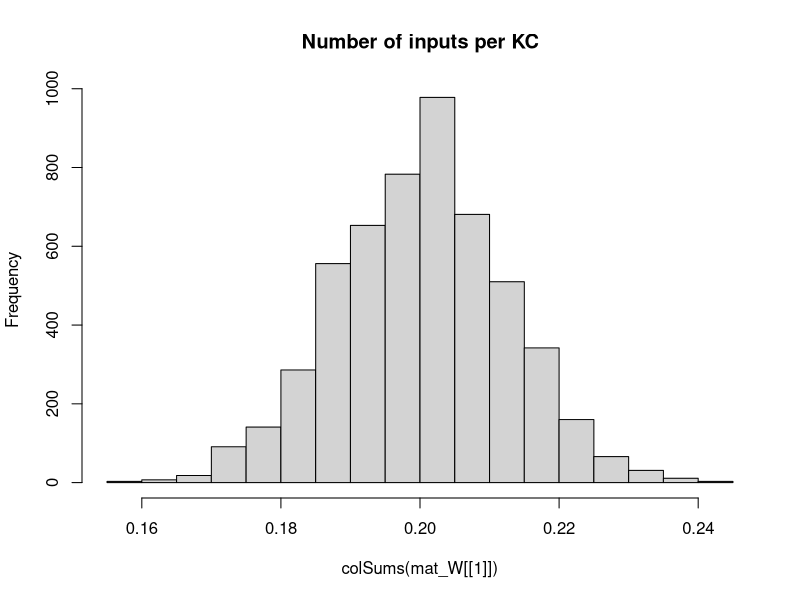

This chart was generated by the following R code: (Note: this script raises an error after producing the figure.)
## Development Code for Willsaw NN image recognition of zfish larva
## KL 2021
## I will implement a MB random kernel NN as in my Ant Navigation paper 
## This Files Trains the weights of  2 Layer Net : Random Expansion Feature Layer (Random Kernel Trick) -> Perceptron Output neuron 
## The connections in L1 Random Sparse Net are data independent, while L2 wights are trained via +ve larva head template samples to filter patterns that look like larva
## The input images are labeled as Fish and non fish according to the folder they are placed.
# Output is saved as pgm images which are then loaded by tracker software so as to implemend the simple classifier net implemended here 
  
library("pixmap")
library("yaml")


## Initialiaze the random Weight vector of an L1 (KC) neuron  
init_random_W <- function(m,p){
  # Draw random Number N of Sampled Inputs From Binomial
  n <- rbinom(1,NROW(m),p)
  ## Set N random synapses as inputs to KC
  idx <- sample(1:NROW(m),n)
  
  m[idx] <- 1/NROW(m)
  return (m)
}

## Sigmoid//logistic Transfer Function
N_transfer <- function(activation)
{
  return (1/(1+exp(-activation)))
}


## Derivative Sigmoid/logistic Transfer Function
N_transfer_D <- function(activation)
{
  return (N_transfer(activation)*(1-N_transfer(activation)) )
}

N_activation <- function(X,W,B)
{
  ## If more Than Half input units (based on Avg inputs) is active - then activate KC
 
 #  if ( sum(X) > KC_THRES )
#    return (1)
 # else
  ## Bias is just another W attached to a fixed Input 1
    return (X%*%W + B)
}

## Copies A Smaller Matrix To the Middle of a larger one - (Pasting Image on larger canvas)
matrix_paste <- function(src,target)
{
  x_offset <- round((ncol(target)- ncol(src))/2 )
  y_offset <- round((nrow(target)- nrow(src))/2 )
  target[ (1+y_offset):(y_offset+nrow(src)),(1+x_offset):(x_offset+ncol(src))] <-src
  return(target)
}


sparse_binarize <- function(X,INPUT_SPARSENESS)
{
  ## Binarize Input Image / Set Sparsensess ##
  pxsparse = 1.0
  thres_bin = mean(X)
  max_iter = 100
  
  while (pxsparse > INPUT_SPARSENESS & max_iter > 0)
  {
    X_bin <-  as.numeric(X > thres_bin)
    pxsparse <- sum(as.numeric(X_bin[X_bin > 0]))/length(X_bin)
    thres_bin = thres_bin + 0.01;
    max_iter = max_iter + 1
  }
  
  
  message("Input Sparseness:",pxsparse)
  
  return(X_bin)
}



### EXPORT MAtrix to YAML for OPENCV##
matrixToYamlForOpenCV <- function(mat)
{
  strHeader <- "!!opencv-matrix
        rows: %d
        cols: %d
        dt: f
        data: ["
  
  strHeader <- sprintf(strHeader,nrow(mat),ncol(mat))
  strData = ""
  lineWidth = 100#min(100,length(mat))
  ##Long Strings Need to be broken by New Lines otherwise OPENCV FIle Storage FAils 
  if (length(mat) > lineWidth){
    fcon<- tempfile("matrixYaml")

  
    for (i in 1:lineWidth:length(mat) ){
      write(mat, file = fcon,ncolumns = 100, append = TRUE, sep = ",")
      write("\n",file = fcon)
  }
      #strData = paste0(strData,"\n", toString(mat[i:min(i+lineWidth,length(mat))],width=0))
  }else
    strData = toString(mat)
  strRet=  paste0(strHeader,strData,"]\n") 
  
  
  return(strRet)
}

## Process 2 Layer Network - Return Last Node Output produced for each input image
## Note : Input Layer Is Simplified - No activation function needed or Bias - Input image intentities are taken as activations
## Target_output is vector of desired output for each output Neuron these I chose to be L2_1=1 (Fish) L2_2=1 (Non Fish)
net_proc_images <- function(input_list,mat_W,Layer_Bias,learningRate = 0.0)  
{

  L_X     <- list() ## Output Of Layer k
  L_A     <- list() ## Activation of  Layer k
  L_delta <- list()  ## Delta is the "cost attributable to (the value of) that node". 
  L2_out <- list()
 
  Target_output = c(1,0)  
  fileidx <- 0
  outError = 0 #'Mean Sq Error Of File Batch'
  ## TRAIN /TEST ##
  img_list <- input_list[,1]
  label_list <-cbind.data.frame(F=(input_list[,2]),NF=(input_list[,3]) )##Target output/labels
  
  ## Matrix Of  image Input Vectors  
  mat_X = matrix(0,ncol=nrow(mat_W[[1]]),nrow=length(img_list) )
  
  for (in_img in img_list)
  {
    fileidx= fileidx + 1
    
    imgT <- read.pnm(as.character(in_img) )
    mat_img <- getChannels(imgT)
    X <- as.vector(mat_img)
    ### Add Fixed input 1 - To operate As Adjustable Bias for each input   
    ##X[length(X)] <- 1 # c(as.vector(mat_img),1)
    
    ##message(in_img," Input Dim:", dim(mat_img)[1],"x",dim(mat_img)[2],"=",dim(mat_img)[2]*dim(mat_img)[1])
    
    if (length(X) > n_top_px)
    {
      warning("input sample too big - skipping")
      next
    }
    
    ## If Loaded image is Smaller than INput - Then Resize (paste into) larger Matrix to fit
    if (length(X) < n_top_px)
    {
      ##message("input sample Smaller than Canvas - pasting")
      mat_t <- matrix(0,nrow=img_dim[1],ncol=img_dim[2])
      mat_img <- matrix_paste(mat_img,mat_t)
      ##message("Converted  Dim:", dim(mat_img)[1],"x",dim(mat_img)[2],"=",dim(mat_img)[2]*dim(mat_img)[1])
    }

        ##mypic = new("pixmapGrey", size=dim(mat_img),grey = mat_img);plot(mypic)
    ## Convert to Col Vector
    X <- as.vector(mat_img)
    dim(X) <- c(1,length(X)) ## Make into Row Vector
    if (length(X) > n_top_px)
    {
      warning(in_img,"Image Too large. Skipping")
      next
    }
    
   stopifnot(length(mat_X[fileidx,]) ==length(X) ) 
   mat_X[fileidx,] <- X # Save In Vector to MAtrix
    

    ##Input Layer Is Simplified - No activation function needed or Bias - Input image intentities are taken as activations
    ##Activation 
    L_A[[1]] <- X
    L_X[[1]] <- N_transfer(X)
    ## Due to R hell with numbers ecoming Factors I need to do this tricl
    mat_Y <- cbind( as.numeric(levels(label_list$F)[as.numeric(label_list$F)]),
           as.numeric(levels(label_list$F)[as.numeric(label_list$NF)]) )
    
    Target_output <-mat_Y[fileidx,] 
      ### 

    ## Forward Propagation ## 
    for (i in 2:(N_Layers+1) )
    {
      L_A[[i]] <- N_activation(L_X[[i-1]], mat_W[[i-1]], Layer_Bias[[i-1]]) ## v_Layer_Bias[i]  
      L_X[[i]] <- N_transfer(L_A[[i]])
    }
    
    outError = outError + sum( ( Target_output - L_X[[i]] ) )
    
    #hist(mat_W[[l-1]],main="before")
    ## Note Indexes L_X and mat/biases are off by one because LX_1 is considerened an input layer, while neural layer is l=2
    ## Back Propagation ##
    for (l in (N_Layers):1 )
    {
      ##On Output Layer
      if (l == (N_Layers))
      {
        ## Element Wise Product (hadamart Product)
        L_delta[[l]] <- ((N_transfer_D(L_X[[l+1]])) * (L_X[[l+1]] - Target_output)) ##*N_transfer_D(L_X[[l]])
      }else{
        #L_delta[[l]] <- L_delta[[l+1]] %*% t(mat_W[[l]])*N_transfer_D(L_X[[l]])
        L_delta[[l]] <-   (L_delta[[l+1]]) %*% t(mat_W[[l+1]]) *N_transfer_D(L_X[[l+1]]) ## %*% t(N_transfer_D(L_X[[l-1]]) )
      }
      
        dE <- t(L_A[[l]]) %*% (L_delta[[l]])  
        dW <- learningRate*dE 
        ##Add average change over batch samples
        mat_W[[l]] <- mat_W[[l]] -  dW ##length(img_list)
        Layer_Bias[[l]] <- Layer_Bias[[l]] - (L_delta[[l]])  
    }
     
    #hist(Layer_Bias[[1]])
     
   #hist(mat_W[[1]],main="After")
  
    #hist( KC_out_act[1,])
    ## Calc Layer 1 output based on Activation Threshold Funciton for Units
    #KC_output <- apply(KC_out_act, 2, N_transfer)
    #dim(KC_output) <-c(1,length(KC_output)) ## Make into Row Vector
    
    ## Learn Positive Samples - Simple Perceptron Learning Rule - Over an augmented input X which is projected To High dim via sparse random matrix in L1##
    ## Take Active L1 outputs And Set L2 Input synapses of Output Neuron to High
    # Continuous output /
    #L2_Neurons_out <<- (as.numeric(( KC_output %*%  W_L2)/N_KC))
    # Weight Gradient -
    #DW <- t(KC_output)%*% (Target_output - L2_Neurons_out)/2
    #W_L2 <<-  W_L2 + learningRate*DW ## Update Weight Vector 
    
    
    ##W_L2[W_L2 < 1] <<- 1 ##Cap To Limit Values - Saturation Of Synapses
    ##W_L2[,outNeuronIdx][W_L2< -1] <<- -1
    
    #stopifnot(ncol(KC_output) == nrow(W_L2))
    ## Calc Output Neuron - Perceptron 
    ## FWD PROP CAlc MSQE - Fwd Propagate Entire Input Matrix 
    ## Forward Propagation ## 
    L1 <- N_transfer(N_activation(mat_X, mat_W[[1]], matrix(rep(Layer_Bias[[1]],nrow(mat_X)),nrow=nrow(mat_X) ))) ## v_Layer_Bias[i]  
    L2 <-  N_transfer(N_activation(L1,mat_W[[2]] , matrix(rep(Layer_Bias[[2]],nrow(mat_X)),nrow=nrow(mat_X) ) )  )
    MSQError =  sum((mat_Y - L2)^2)/nrow(mat_X)
    
    
    L2_out[[fileidx]] <- list(Err=sum((Target_output - L2)),
                              MSERR=MSQError,
                              L2_F=L2[1],
                              L2_NF=L2[2],
                              KC_active = sum(L1[fileidx,][L1[fileidx,]>0.5]),
                              KC_total = length(L1[fileidx,]),
                             # input_sparse= pxsparse,
                              file=in_img
    )
    
   
    
    message("MSQERR:",MSQError,"  ",L_X[[3]][1],"-",L_X[[3]][2]," ERR: ", L2_out[[fileidx]]$Err ," ",in_img)
    
    ##message("Recognition Output for Img ",in_img," is F:",L_X[[3]][1]," non-F:",L_X[[3]][2]," Active KC:",L2_out[[fileidx]]$KC_active/N_KC )
    dim(X) = dim(mat_img)
    
 
    #image(X_bin)
    #title(main = paste(in_img,strRes," R:",L2_Neurons_out[1]-L2_Neurons_out[2]), font.main = 4)
  }
  
  lout <- list(X=mat_X,
               W=mat_W,
               B=Layer_Bias,
               out=data.frame( do.call(rbind,L2_out ) ))
 
  MSQError =  sum((mat_Y - L2)^2)/nrow(mat_X)
  
  return(lout  )
}


img_dim <- c(38,28)
N_Layers <- 2

n_top_px <- img_dim[2]*img_dim[1]
N_KC = n_top_px*5 ## Number of Kenyon Cells (Input layer High Dim Coding)
N_SYN_per_KC <- n_top_px/5 ## Number of pic Features each KC neuron Codes for
KC_THRES <- N_SYN_per_KC*0.25 ## Number of INput that need to be active for KC to fire/Activate
v_Layer_N <- c(n_top_px, N_KC, 2)
Layer_Bias <- list() ## Number of INput that need to be active for Neuron to fire/Activate
INPUT_SPARSENESS = 0.20

mat_W <<- list() # List Of Weight Matrices
## Make Sparse Random Synaptic Weight matrix Selecting Inputs for each KC
for (k in 1:N_Layers)
{
  mat_W[[k]] <- matrix(0,nrow=v_Layer_N[k],ncol=v_Layer_N[k+1])
  ## Init Random
  mat_W[[k]] <- apply(mat_W[[k]],2,init_random_W,N_SYN_per_KC/n_top_px) ##
  Layer_Bias[[k]] <- rep(1,v_Layer_N[k+1]) ## Initialiaze Neural Biases
}

  hist(colSums(mat_W[[1]]),main="Number of inputs per KC")

  
  
##Layer 2 (Output Perceptron)
L2_Neurons <<- 2
W_L2 <<- mat_W[[2]] #matrix(0,ncol=L2_Neurons,nrow=N_KC)

## Apply Input Image ##
## list training files 
setwd("/home/kostasl/workspace/zebrafishtrack/Rplots")
sPathTrainingSamples="../img/trainset/fish"
sPathTrainingNonSamples="../img/trainset/nonfish/"
sPathTestingSamplesFish="../img/fish/"
sPathTestingSamplesNonFish="../img/nonfish/"

img_list_train_fish =  cbind(files=list.files(path=sPathTrainingSamples,pattern="*pgm",full.names = T),F=1,NF=0) 
img_list_test_fish = cbind(files=list.files(path=sPathTestingSamplesFish,pattern="*pgm",full.names = T),F=1,NF=0)
img_list_train_nonfish =   cbind(files=list.files(path=sPathTrainingNonSamples,pattern="*pgm",full.names = T),F=0,NF=1)
img_list_test_nonfish =  cbind(files=list.files(path=sPathTestingSamplesNonFish,pattern="*pgm",full.names = T),F=0,NF=1)

img_list_all <- rbind.data.frame(img_list_train_fish,img_list_test_fish,img_list_train_nonfish,img_list_test_nonfish,stringsAsFactors = FALSE)
#img_list_test=  list.files(path=sPathTestingSamples,pattern="*pgm",full.names = T) Samples ##

dLearningRate <-0.05
lFitError <- list()
dfitRecord <- data.frame()


#for (i in 1:10)
#{  
  
  dLearningRate =0.01
  img_list_suffled <- img_list_all[sample(1:nrow(img_list_all)),]

  # TRAIN On Fish 
  dnetout <- net_proc_images(img_list_suffled,mat_W,Layer_Bias, dLearningRate)
  mat_W = dnetout$W
  Layer_Bias = dnetout$B
  
  plot(unlist(dnetout$out$MSERR),main="Mean SQ Err")

  
  
  fishNet <- list(LW1=mat_W[[1]],
                  LW2=mat_W[[2]],
                  LB1=Layer_Bias[[1]],
                  LB2=Layer_Bias[[2]] 
                  )
  
  
  
  #fishNet <- list(LW1=Layer_Bias[[2]]
  #)
  ## EXPORT TO YAML FOR OPENCV - Custom/hacked exporter routine specific to OPENCV
  filename <- "fishNet.yml"
  con <- file(filename, "w")
  write("%YAML:1.0",con) ##Header Is necessary For OPENCV 
  #write_yaml(fishNet, con, fileEncoding = "UTF-8", handlers=list(matrix=matrixToYamlForOpenCV))
  str_yaml<- as.yaml(fishNet, handlers=list(matrix=matrixToYamlForOpenCV),line.sep="\n",indent=1)
  ## the Var Type !!opencv-matrix needs to be on same line as vairable Name - For OpenCV file store - FIX
  str_yaml <- gsub("|\n  !!opencv-matrix","!!opencv-matrix",str_yaml,fixed = T)
  write(str_yaml,con) ##Header Is necessary For OPENCV 
  close(con)


#}
  
#       ##Test 
#   dnetout_tfish <- net_proc_images(img_list_test_fish,0.3, c(1,0))
#   #hist(unlist(dnetout_fish$L2_F),breaks=10,main="Class Fish Responses to F+ samples" )
#   ##L1 threshold set too high - patterns do not propagate
#   stopifnot(sum(unlist(dnetout_tfish$KC_active)) > 1)
#     
#   SqError_FisF <- sum((1 -unlist(dnetout_tfish$L2_F))^2)/nrow(dnetout_tfish)
#   SqError_FisNotNF <- sum((-1 -unlist(dnetout_tfish$L2_NF))^2)/nrow(dnetout_tfish)
#   
#   message("Sq. Error: F+:",SqError_FisF," F-:",SqError_FisNotNF)
#   
#   dnetout_tnotfish <- net_proc_images(img_list_test_nonfish,dLearningRate,c(0,1))
#   ##hist(unlist(dnetout_notfish$L2_NF),breaks=10,main="Class Not Fish Responses to F- samples" )
#   
#   SqError_NFisNotF <- sum((-1 -unlist(dnetout_tnotfish$L2_F))^2)/nrow(dnetout_tnotfish)
#   SqError_NFisNF <- sum((1 -unlist(dnetout_tnotfish$L2_NF))^2)/nrow(dnetout_tnotfish)
#   
#   #message("Sq. Error: F+:",SqError_NFisNotF," F-:",SqError_NFisNF)
# 
#   
#   SqClassError = sum(SqError_FisF,SqError_FisNotNF,SqError_NFisNotF,SqError_NFisNF)   
#   lFitError[[i]] = list(S_error=SqClassError,FishisFish=SqError_FisF,FishNotFish=SqError_FisNotNF,
#                         NotFishIsFish=SqError_NFisNotF,
#                         NotFishIsNotFish=SqError_NFisNF)
#   
#   dfitRecord <<- data.frame( do.call(rbind,lFitError ) )
#   plot(unlist(dfitRecord$S_error),xlim=c(1,100) ,xlab="Fit Error",ylim=c(0,2))
# 
# 
# ## Test Fish
# dnetout_testfish <- net_proc_images(img_list_test_fish,0,c(-1,1))
# ##hist(unlist(dnetout_notfish$L2_NF),breaks=10,main="Class Not Fish Responses to F- samples" )
# dnetout_testnonfish <- net_proc_images(img_list_test_nonfish,0,c(-1,1))
# 
# 
# SqError_NFisNotF <- sum((-1 -unlist(dnetout_testfish$L2_F))^2)/nrow(dnetout_testfish)
# SqError_NFisNF <- sum((1 -unlist(dnetout_testfish$L2_NF))^2)/nrow(dnetout_testfish)
# 
# 
# 
# 
# plot(unlist(dfitRecord$S_error),xlim=c(1,100) ,xlab="Fit Error",ylim=c(00,800))
# 
# plot(unlist(dfitRecord$FishisFish) )
# plot(unlist(dfitRecord$FishNotFish) )
# plot(unlist(dfitRecord$NotFishIsFish) )
# plot(unlist(dfitRecord$NotFishIsNotFish) )
# 
# 
# 
# ## Test Responses ## 
# dnetout_test <- net_proc_images(img_list_test,0.0,c(0,0))
# dnetout_test_nonfish <- net_proc_images(img_list_train_nonfish,0.0,c(-1,1))
# 
# 
# 
# colSums(W_L2)
# 
# l_out_n <- net_proc_images(img_list_train_nonfish,-dLearningRate/5,1)
# colSums(W_L2)
# 
# colSums(W_L2)
# 
# 
#  ## Save KC Matrix As Image (To Be loaded by Tracker)
#  ## Save Trained Weights As Image (To load by Tracker)
#  KC_sparse_pic <- pixmapGrey(mat_W[[1]], nrow=dim(mat_W[[1]])[1],ncol=dim(mat_W[[1]])[2])
#  plot(KC_sparse_pic)
#  write.pnm(KC_sparse_pic,file="L1_W_SparseNet.pgm")
# # 
# # ## Shift Values
#  L_W2 <- (mat_W[[2]])+1.0
#  L_W2 <- apply(L_W2,2,rev)
#  Lout_pic <- pixmapGrey(L_W2, nrow=dim(mat_W[[2]])[1],ncol=dim(mat_W[[2]])[2],cellres=1)
#  plot(Lout_pic)
#  write.pnm(Lout_pic,file="L2_W_SparseNet.pgm")
# 
#  Lout_pic <- pixmapGrey(Layer_Bias[[1]], nrow=dim(Layer_Bias[[1]])[1],ncol=dim(Layer_Bias[[1]])[2],cellres=1)
#  plot(Lout_pic)
#  write.pnm(Lout_pic,file="L1_B_SparseNet.pgm")
#  
#  
#  Lout_pic <- pixmapGrey(Layer_Bias[[2]],  nrow=dim(Layer_Bias[[2]])[1],ncol=dim(Layer_Bias[[2]])[2],cellres=1)
#  plot(Lout_pic)
#  write.pnm(Lout_pic,file="L2_B_SparseNet.pgm")
#  #
#  # 
# # 
# ## Load Matrix And Test
# imgT <- read.pnm(file="L1_W_SparseNet.pgm")
# mat_WL1 <- getChannels(imgT)
# 
# imgT <- read.pnm(file="L2_W_SparseNet.pgm")
# mat_WL2 <- getChannels(imgT)-1.0 ##Reverse Order

# 
# hist(W_L2)
# 
# cc <- getChannels(Lout_pic)
# plot(pic_outL)
